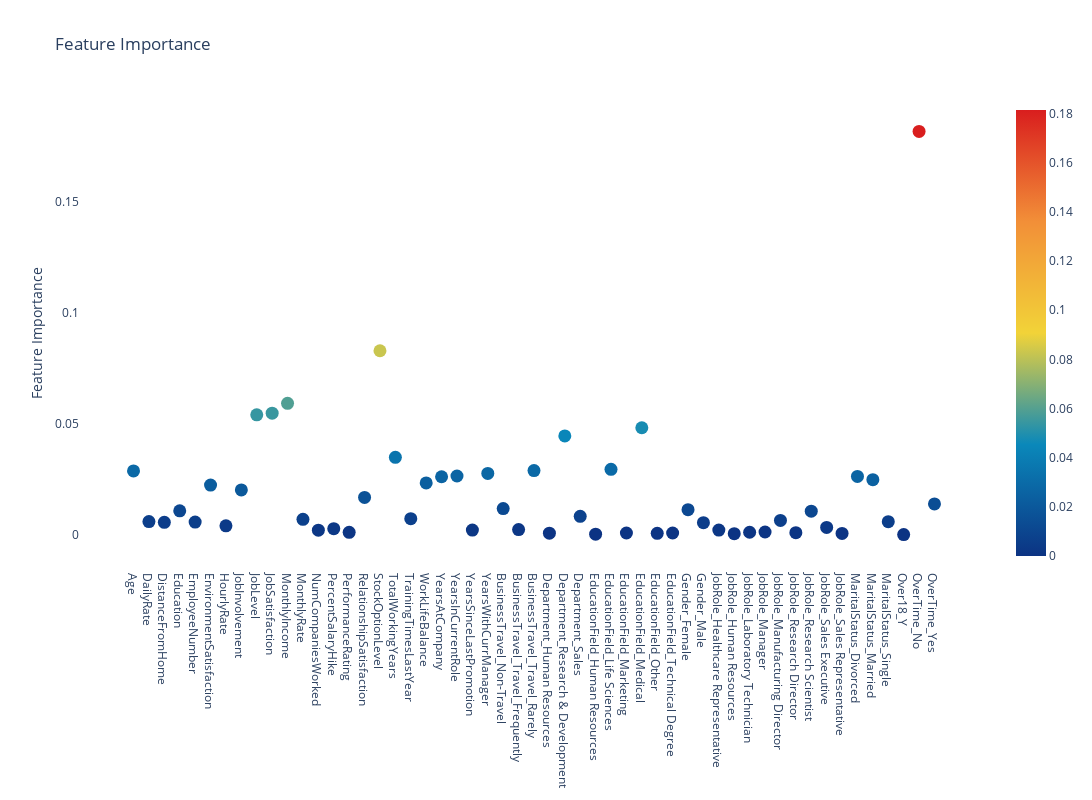

Here is the notebook cell this chart was saved with:
### Code cell
trace = go.Scatter(y=fit.feature_importances_, x=df_final.columns.values, 
                   mode='markers',
                   marker=dict(sizemode = 'diameter',
                               sizeref = 1,
                               size = 13,
                               color = fit.feature_importances_,
                               colorscale='Portland',
                               showscale=True),
                   text = df_final.columns.values), 

data=trace

layout = go.Layout(autosize=True, title="Feature Importance", hovermode='closest',
                   yaxis_title="Feature Importance", height=800, width=1100, showlegend=False,
                   paper_bgcolor='rgba(0,0,0,0)',
                   plot_bgcolor='rgba(0,0,0,0)',
                   xaxis= dict(ticklen= 5,
                               showgrid=False,
                               zeroline=False,),
                   yaxis = dict(ticklen= 5,
                               showgrid=False,
                               zeroline=False,))



fig = go.Figure(data=data, layout=layout)
fig.show()

### Figure 1 — Plotly figure (JSON) as saved in the notebook; plotly's stock layout.template omitted (floating-point values rounded to 4 significant figures)
{"data": [{"marker": {"color": [0.02864, 0.005839, 0.005495, 0.01071, 0.005614, 0.02231, 0.003962, 0.02009, 0.05394, 0.05466, 0.05911, 0.006859, 0.001999, 0.002671, 0.001023, 0.01675, 0.08276, 0.03478, 0.007137, 0.02324, 0.02604, 0.02636, 0.002016, 0.02752, 0.01169, 0.00224, 0.02884, 0.0006222, 0.04444, 0.008229, 0.0001623, 0.02939, 0.0007177, 0.04809, 0.0005443, 0.0007118, 0.01122, 0.005379, 0.002046, 0.0003988, 0.001039, 0.001155, 0.006383, 0.0008687, 0.01054, 0.003242, 0.0005253, 0.02617, 0.0247, 0.005819, 0, 0.1815, 0.0138], "colorscale": [[0, "rgb(12,51,131)"], [0.25, "rgb(10,136,186)"], [0.5, "rgb(242,211,56)"], [0.75, "rgb(242,143,56)"], [1, "rgb(217,30,30)"]], "showscale": true, "size": 13, "sizemode": "diameter", "sizeref": 1}, "mode": "markers", "text": ["Age", "DailyRate", "DistanceFromHome", "Education", "EmployeeNumber", "EnvironmentSatisfaction", "HourlyRate", "JobInvolvement", "JobLevel", "JobSatisfaction", "MonthlyIncome", "MonthlyRate", "NumCompaniesWorked", "PercentSalaryHike", "PerformanceRating", "RelationshipSatisfaction", "StockOptionLevel", "TotalWorkingYears", "TrainingTimesLastYear", "WorkLifeBalance", "YearsAtCompany", "YearsInCurrentRole", "YearsSinceLastPromotion", "YearsWithCurrManager", "BusinessTravel_Non-Travel", "BusinessTravel_Travel_Frequently", "BusinessTravel_Travel_Rarely", "Department_Human Resources", "Department_Research & Development", "Department_Sales", "EducationField_Human Resources", "EducationField_Life Sciences", "EducationField_Marketing", "EducationField_Medical", "EducationField_Other", "EducationField_Technical Degree", "Gender_Female", "Gender_Male", "JobRole_Healthcare Representative", "JobRole_Human Resources", "JobRole_Laboratory Technician", "JobRole_Manager", "JobRole_Manufacturing Director", "JobRole_Research Director", "JobRole_Research Scientist", "JobRole_Sales Executive", "JobRole_Sales Representative", "MaritalStatus_Divorced", "MaritalStatus_Married", "MaritalStatus_Single", "Over18_Y", "OverTime_No", "OverTime_Yes"], "type": "scatter", "x": ["Age", "DailyRate", "DistanceFromHome", "Education", "EmployeeNumber", "EnvironmentSatisfaction", "HourlyRate", "JobInvolvement", "JobLevel", "JobSatisfaction", "MonthlyIncome", "MonthlyRate", "NumCompaniesWorked", "PercentSalaryHike", "PerformanceRating", "RelationshipSatisfaction", "StockOptionLevel", "TotalWorkingYears", "TrainingTimesLastYear", "WorkLifeBalance", "YearsAtCompany", "YearsInCurrentRole", "YearsSinceLastPromotion", "YearsWithCurrManager", "BusinessTravel_Non-Travel", "BusinessTravel_Travel_Frequently", "BusinessTravel_Travel_Rarely", "Department_Human Resources", "Department_Research & Development", "Department_Sales", "EducationField_Human Resources", "EducationField_Life Sciences", "EducationField_Marketing", "EducationField_Medical", "EducationField_Other", "EducationField_Technical Degree", "Gender_Female", "Gender_Male", "JobRole_Healthcare Representative", "JobRole_Human Resources", "JobRole_Laboratory Technician", "JobRole_Manager", "JobRole_Manufacturing Director", "JobRole_Research Director", "JobRole_Research Scientist", "JobRole_Sales Executive", "JobRole_Sales Representative", "MaritalStatus_Divorced", "MaritalStatus_Married", "MaritalStatus_Single", "Over18_Y", "OverTime_No", "OverTime_Yes"], "y": [0.02864, 0.005839, 0.005495, 0.01071, 0.005614, 0.02231, 0.003962, 0.02009, 0.05394, 0.05466, 0.05911, 0.006859, 0.001999, 0.002671, 0.001023, 0.01675, 0.08276, 0.03478, 0.007137, 0.02324, 0.02604, 0.02636, 0.002016, 0.02752, 0.01169, 0.00224, 0.02884, 0.0006222, 0.04444, 0.008229, 0.0001623, 0.02939, 0.0007177, 0.04809, 0.0005443, 0.0007118, 0.01122, 0.005379, 0.002046, 0.0003988, 0.001039, 0.001155, 0.006383, 0.0008687, 0.01054, 0.003242, 0.0005253, 0.02617, 0.0247, 0.005819, 0, 0.1815, 0.0138]}], "layout": {"autosize": true, "height": 800, "hovermode": "closest", "paper_bgcolor": "rgba(0,0,0,0)", "plot_bgcolor": "rgba(0,0,0,0)", "showlegend": false, "title": {"text": "Feature Importance"}, "width": 1100, "xaxis": {"showgrid": false, "ticklen": 5, "zeroline": false}, "yaxis": {"showgrid": false, "ticklen": 5, "title": {"text": "Feature Importance"}, "zeroline": false}}}
